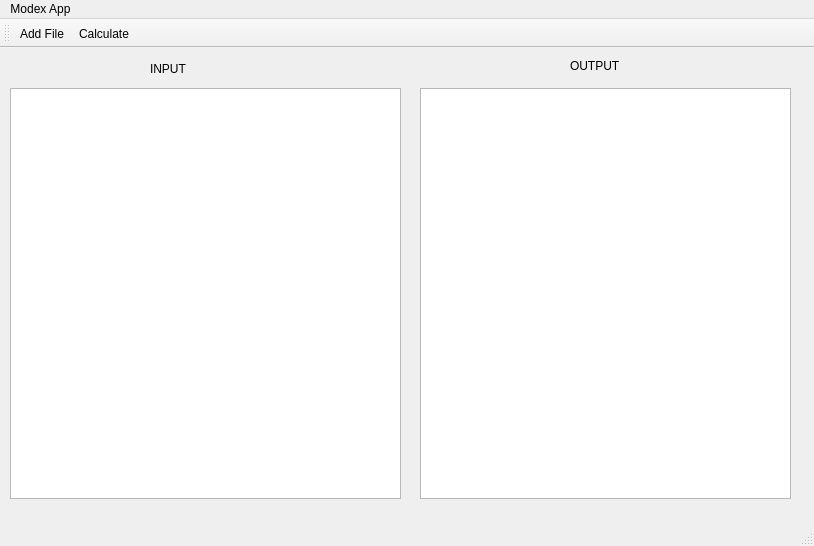
<?xml version="1.0" encoding="UTF-8"?>
<ui version="4.0">
 <class>MainWindow</class>
 <widget class="QMainWindow" name="MainWindow">
  <property name="geometry">
   <rect>
    <x>0</x>
    <y>0</y>
    <width>814</width>
    <height>546</height>
   </rect>
  </property>
  <property name="windowTitle">
   <string>MainWindow</string>
  </property>
  <widget class="QWidget" name="centralwidget">
   <widget class="QPlainTextEdit" name="inputFileText">
    <property name="geometry">
     <rect>
      <x>10</x>
      <y>40</y>
      <width>391</width>
      <height>411</height>
     </rect>
    </property>
   </widget>
   <widget class="QLabel" name="label">
    <property name="geometry">
     <rect>
      <x>150</x>
      <y>10</y>
      <width>61</width>
      <height>21</height>
     </rect>
    </property>
    <property name="minimumSize">
     <size>
      <width>0</width>
      <height>16</height>
     </size>
    </property>
    <property name="text">
     <string>INPUT</string>
    </property>
   </widget>
   <widget class="QLabel" name="label_2">
    <property name="geometry">
     <rect>
      <x>570</x>
      <y>10</y>
      <width>58</width>
      <height>16</height>
     </rect>
    </property>
    <property name="text">
     <string>OUTPUT</string>
    </property>
   </widget>
   <widget class="QPlainTextEdit" name="outputFileText">
    <property name="geometry">
     <rect>
      <x>420</x>
      <y>40</y>
      <width>371</width>
      <height>411</height>
     </rect>
    </property>
   </widget>
  </widget>
  <widget class="QMenuBar" name="menubar">
   <property name="geometry">
    <rect>
     <x>0</x>
     <y>0</y>
     <width>814</width>
     <height>30</height>
    </rect>
   </property>
   <widget class="QMenu" name="menuModex_App">
    <property name="title">
     <string>Modex App</string>
    </property>
    <addaction name="actionAbout_Modex_App"/>
    <addaction name="separator"/>
    <addaction name="actionQuit_Modex_App"/>
   </widget>
   <addaction name="menuModex_App"/>
  </widget>
  <widget class="QStatusBar" name="statusbar"/>
  <widget class="QToolBar" name="toolBar">
   <property name="windowTitle">
    <string>toolBar</string>
   </property>
   <attribute name="toolBarArea">
    <enum>TopToolBarArea</enum>
   </attribute>
   <attribute name="toolBarBreak">
    <bool>false</bool>
   </attribute>
   <addaction name="actionAdd_File"/>
   <addaction name="actionCalculate"/>
  </widget>
  <action name="actionAbout_Modex_App">
   <property name="text">
    <string>About Modex App</string>
   </property>
   <property name="menuRole">
    <enum>QAction::MenuRole::NoRole</enum>
   </property>
  </action>
  <action name="actionQuit_Modex_App">
   <property name="text">
    <string>Quit Modex App</string>
   </property>
   <property name="menuRole">
    <enum>QAction::MenuRole::NoRole</enum>
   </property>
  </action>
  <action name="actionAdd_File">
   <property name="text">
    <string>Add File</string>
   </property>
   <property name="menuRole">
    <enum>QAction::MenuRole::NoRole</enum>
   </property>
  </action>
  <action name="actionCalculate">
   <property name="text">
    <string>Calculate</string>
   </property>
   <property name="menuRole">
    <enum>QAction::MenuRole::NoRole</enum>
   </property>
  </action>
 </widget>
 <resources/>
 <connections/>
</ui>
